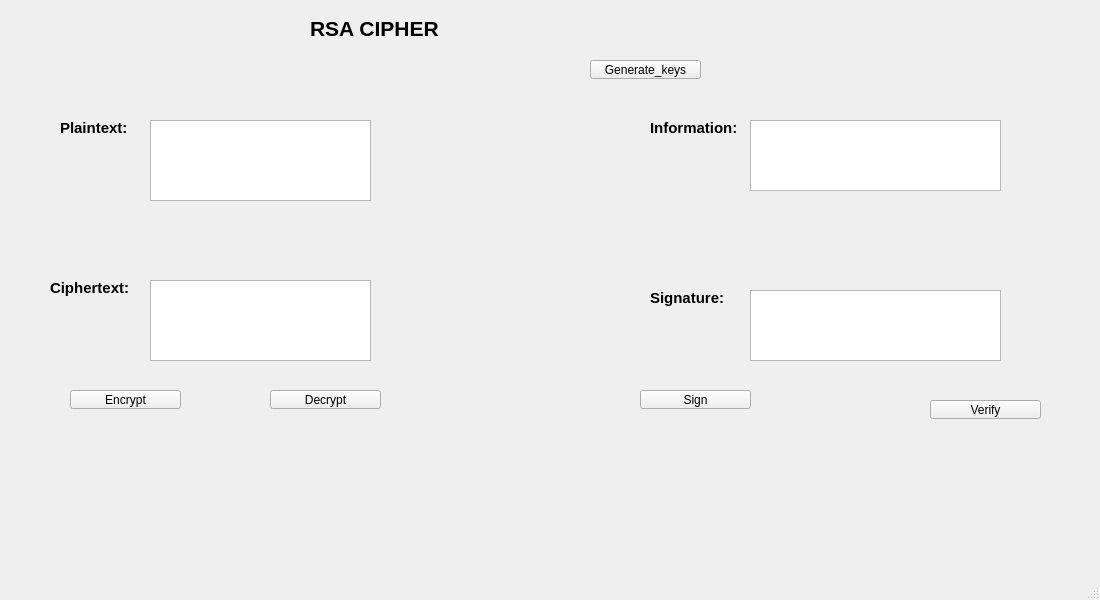
<?xml version="1.0" encoding="UTF-8"?>
<ui version="4.0">
 <class>MainWindow</class>
 <widget class="QMainWindow" name="MainWindow">
  <property name="geometry">
   <rect>
    <x>0</x>
    <y>0</y>
    <width>1100</width>
    <height>600</height>
   </rect>
  </property>
  <property name="windowTitle">
   <string>MainWindow</string>
  </property>
  <widget class="QWidget" name="centralwidget">
   <widget class="QLabel" name="label">
    <property name="geometry">
     <rect>
      <x>310</x>
      <y>20</y>
      <width>141</width>
      <height>16</height>
     </rect>
    </property>
    <property name="font">
     <font>
      <pointsize>16</pointsize>
      <weight>75</weight>
      <bold>true</bold>
     </font>
    </property>
    <property name="text">
     <string>RSA CIPHER</string>
    </property>
   </widget>
   <widget class="QLabel" name="label_2">
    <property name="geometry">
     <rect>
      <x>60</x>
      <y>120</y>
      <width>81</width>
      <height>16</height>
     </rect>
    </property>
    <property name="font">
     <font>
      <pointsize>11</pointsize>
      <weight>75</weight>
      <bold>true</bold>
     </font>
    </property>
    <property name="text">
     <string>Plaintext:</string>
    </property>
   </widget>
   <widget class="QLabel" name="label_3">
    <property name="geometry">
     <rect>
      <x>50</x>
      <y>280</y>
      <width>91</width>
      <height>16</height>
     </rect>
    </property>
    <property name="font">
     <font>
      <pointsize>11</pointsize>
      <weight>75</weight>
      <bold>true</bold>
     </font>
    </property>
    <property name="text">
     <string>Ciphertext:</string>
    </property>
   </widget>
   <widget class="QLabel" name="label_4">
    <property name="geometry">
     <rect>
      <x>650</x>
      <y>120</y>
      <width>101</width>
      <height>16</height>
     </rect>
    </property>
    <property name="font">
     <font>
      <pointsize>11</pointsize>
      <weight>75</weight>
      <bold>true</bold>
     </font>
    </property>
    <property name="text">
     <string>Information:</string>
    </property>
   </widget>
   <widget class="QLabel" name="label_5">
    <property name="geometry">
     <rect>
      <x>650</x>
      <y>290</y>
      <width>81</width>
      <height>16</height>
     </rect>
    </property>
    <property name="font">
     <font>
      <pointsize>11</pointsize>
      <weight>75</weight>
      <bold>true</bold>
     </font>
    </property>
    <property name="text">
     <string>Signature:</string>
    </property>
   </widget>
   <widget class="QPlainTextEdit" name="txt_plaintext">
    <property name="geometry">
     <rect>
      <x>150</x>
      <y>120</y>
      <width>221</width>
      <height>81</height>
     </rect>
    </property>
   </widget>
   <widget class="QPlainTextEdit" name="txt_ciphertext">
    <property name="geometry">
     <rect>
      <x>150</x>
      <y>280</y>
      <width>221</width>
      <height>81</height>
     </rect>
    </property>
   </widget>
   <widget class="QPlainTextEdit" name="txt_info">
    <property name="geometry">
     <rect>
      <x>750</x>
      <y>120</y>
      <width>251</width>
      <height>71</height>
     </rect>
    </property>
   </widget>
   <widget class="QPlainTextEdit" name="txt_sign">
    <property name="geometry">
     <rect>
      <x>750</x>
      <y>290</y>
      <width>251</width>
      <height>71</height>
     </rect>
    </property>
   </widget>
   <widget class="QToolButton" name="btn_encrypt">
    <property name="geometry">
     <rect>
      <x>70</x>
      <y>390</y>
      <width>111</width>
      <height>19</height>
     </rect>
    </property>
    <property name="text">
     <string>Encrypt</string>
    </property>
   </widget>
   <widget class="QToolButton" name="btn_decrypt">
    <property name="geometry">
     <rect>
      <x>270</x>
      <y>390</y>
      <width>111</width>
      <height>19</height>
     </rect>
    </property>
    <property name="text">
     <string>Decrypt</string>
    </property>
   </widget>
   <widget class="QToolButton" name="btn_sign">
    <property name="geometry">
     <rect>
      <x>640</x>
      <y>390</y>
      <width>111</width>
      <height>19</height>
     </rect>
    </property>
    <property name="text">
     <string>Sign</string>
    </property>
   </widget>
   <widget class="QToolButton" name="btn_verify">
    <property name="geometry">
     <rect>
      <x>930</x>
      <y>400</y>
      <width>111</width>
      <height>19</height>
     </rect>
    </property>
    <property name="text">
     <string>Verify</string>
    </property>
   </widget>
   <widget class="QToolButton" name="btn_generate">
    <property name="geometry">
     <rect>
      <x>590</x>
      <y>60</y>
      <width>111</width>
      <height>19</height>
     </rect>
    </property>
    <property name="text">
     <string>Generate_keys</string>
    </property>
   </widget>
  </widget>
  <widget class="QMenuBar" name="menubar">
   <property name="geometry">
    <rect>
     <x>0</x>
     <y>0</y>
     <width>1100</width>
     <height>21</height>
    </rect>
   </property>
  </widget>
  <widget class="QStatusBar" name="statusbar"/>
 </widget>
 <resources/>
 <connections/>
</ui>
